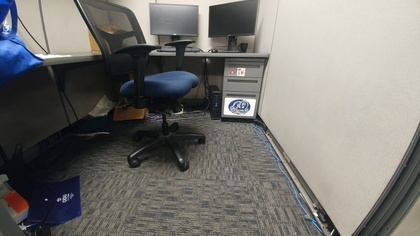
%> input picture color_image_proc/resources/scene_day.jpg, 420 x 236 px, shrunk from 3840 x 2160 before the run
$ octave script_hsi_swap.m   (GNU Octave 9; MATLAB toolbox functions it lacks are replaced by stand-ins)
%> lines starting %> are read from the running program, lines starting %| are printed output that depends on the picture; in (x1, y1, x2, y2) boxes, pixels count from 0 and x2, y2 are one past the last pixel; in counts of white or black regions, pixels touching at a corner belong together; the program's own positions count from 1
### color_image_proc/getHue.m
function output = getHue(ruint8,guint8,buint8)
    r = double(ruint8);
    g = double(guint8);
    b = double(buint8);
    [row, col] = size(r);
    hComponent = zeros(row, col);
    num = ( (r-g) + (r-b) )/2;
    den = ( (r-g).^2 + (r-b).*(g-b) ).^2;
    hComponent = acos(num./den);
    %hComponent = acos( ( ( (r-g) + (r-b) )/2 )./...
    %    ( ( (r-g).^2 + (r-b).*(g-b) ).^2 ) );
    temp =  b>g;
    for i=1:row
        for j=1:col
            if temp(i,j) == 1
               hComponent(i,j) = 360 - hComponent(i,j);
            end
        end
    end
    output = uint8(hComponent);
end

### color_image_proc/getSaturation.m
function output = getSaturation(r,g,b)
    [row, col] = size(r);
    sComponent = zeros(row,col);
    for i=1:row
        for j=1:col
            minVal1 = min(r(i,j),g(i,j));
            minVal2 = min(g(i,j),b(i,j));
            minVal3 = min(minVal1,minVal2);
            minVal = min(minVal3, min( r(i,j),b(i,j) ));
            sComponent(i,j) = 1 - ( (3./(r(i,j)+g(i,j)+b(i,j))).*(minVal) );
        end
    end
    output = sComponent;
end

### color_image_proc/script_hsi_swap.m
imDay = imread('./resources/scene_day.jpg');
%> imDay is the input picture: size 236x420x3 uint8; mean R, G, B 119.5, 117.7, 113.6
imNight = imread('./resources/scene_night.jpg');
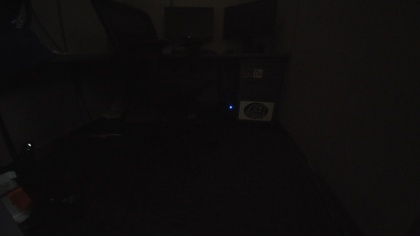
%> input picture color_image_proc/resources/scene_night.jpg, 420 x 236 px, shrunk from 3840 x 2160 before the run
%> imNight is the input picture: size 236x420x3 uint8; mean R, G, B 14.2, 12.6, 12.6

nRedLayer = imNight(:,:,1);
nGreenLayer = imNight(:,:,2);
nBlueLayer = imNight(:,:,3);

dRedLayer = imDay(:,:,1);
dGreenLayer = imDay(:,:,2);
dBlueLayer = imDay(:,:,3);

nHue = getHue(nRedLayer, nGreenLayer, nBlueLayer);
%> in getHue, `temp =  b>g;`:
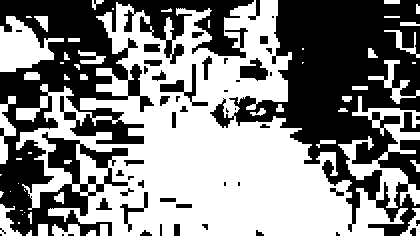
%> temp: size 236x420 logical; 52.3% white; 52 black regions (19 under 20 px), largest, box (x1, y1, x2, y2) and area: (210, 0, 420, 236) 22375, (0, 0, 254, 236) 21836, (160, 64, 208, 106) 463
nSat = getSaturation(nRedLayer, nGreenLayer, nBlueLayer);
%> after the loop in getSaturation, `for i=1:row`: sComponent: size 236x420 double; every value is 1
nIntensity = (nRedLayer+nGreenLayer+nBlueLayer)./3;

dHue = getHue(dRedLayer, dGreenLayer, dBlueLayer);
%> in getHue (call 2), `num = ( (r-g) + (r-b) )/2;`:
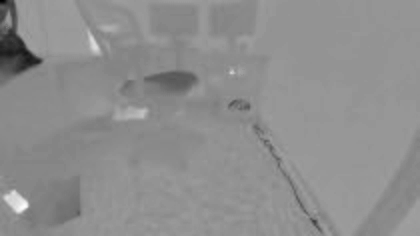
%> num: size 236x420 double; min -127, max 106.5, mean 3.8; drawn with min black and max white
%> in getHue (call 2), `temp =  b>g;`: temp: size 236x420 logical; 17.8% white; 99 white regions (77 under 20 px), largest, box (x1, y1, x2, y2) and area: (0, 113, 122, 236) 6864, (54, 7, 200, 123) 5110, (0, 0, 49, 100) 2475
%> after the loop in getHue (call 2), `for i=1:row`:
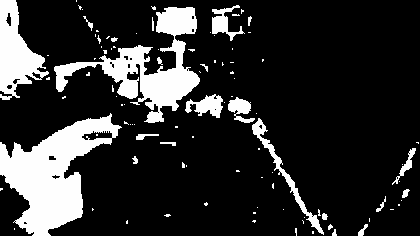
%> hComponent: size 236x420 double; 1.96% of the values are NaN or infinite; the others: min 1.4, max 359, mean 66.5; drawn with min black, max white, NaN and infinite black
dSat = getSaturation(dRedLayer, dGreenLayer, dBlueLayer);
dIntensity = (dRedLayer+dGreenLayer+dBlueLayer)./3;
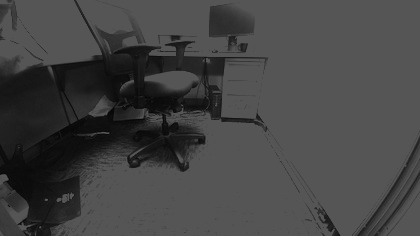
%> dIntensity: size 236x420 uint8; min 4, max 85, mean 68.2

dIPic = cat(3,nHue,nSat,dIntensity);
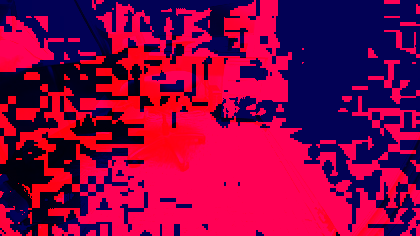
%> dIPic: size 236x420x3 uint8; mean R, G, B 133.9, 1, 68.2
nIPic = cat(3,dHue,dSat,nIntensity);
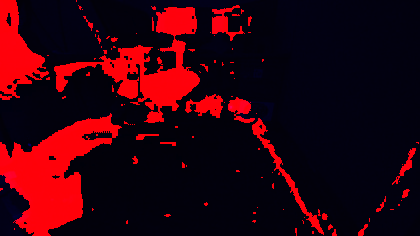
%> nIPic: size 236x420x3 uint8; mean R, G, B 47.1, 1, 13.2

imwrite(dIPic, './results/day_intensity_swap.jpg');
imwrite(nIPic, './results/night_intensity_swap.jpg');
